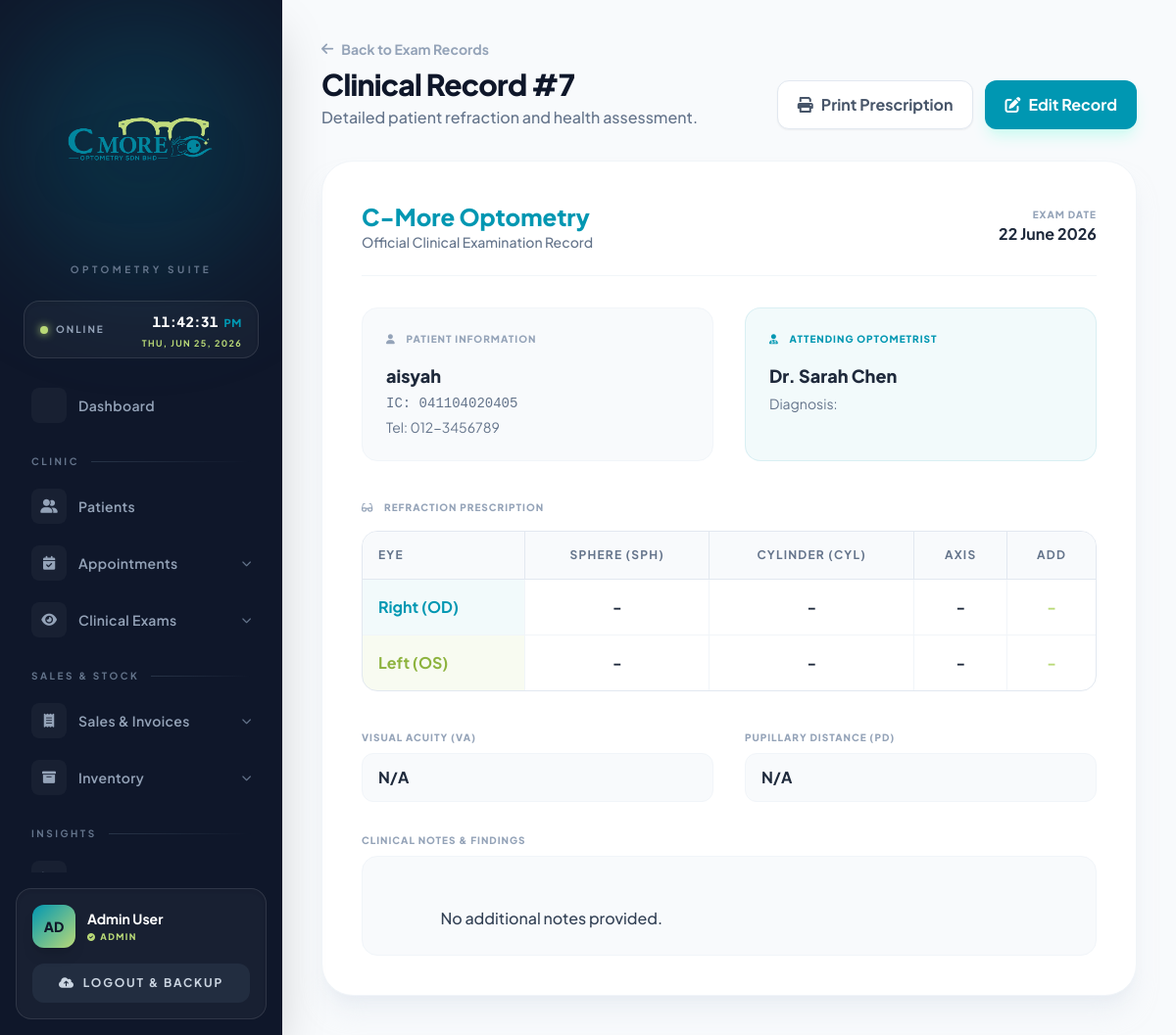
Screenshot of /exam_view.php?id=7 (signed in) with the database file from the repository.
### tables this page shows
CREATE TABLE `eye_examination` (
  `EXAM_ID` int(11) NOT NULL AUTO_INCREMENT,
  `PATIENT_ID` int(11) NOT NULL,
  `OPTOMETRIST_ID` int(11) NOT NULL,
  `EXAM_DATE` date NOT NULL,
  `VISUAL_ACUITY_RESULTS` text DEFAULT NULL,
  `PRESCRIPTION_RESULT` text DEFAULT NULL,
  `RE_SPH` varchar(10) DEFAULT NULL,
  `RE_CYL` varchar(10) DEFAULT NULL,
  `RE_AXIS` varchar(10) DEFAULT NULL,
  `RE_ADD` varchar(10) DEFAULT NULL,
  `LE_SPH` varchar(10) DEFAULT NULL,
  `LE_CYL` varchar(10) DEFAULT NULL,
  `LE_AXIS` varchar(10) DEFAULT NULL,
  `LE_ADD` varchar(10) DEFAULT NULL,
  `PD` varchar(10) DEFAULT NULL,
  `CLINICAL_NOTES` text DEFAULT NULL,
  PRIMARY KEY (`EXAM_ID`),
  KEY `fk_exam_patient` (`PATIENT_ID`),
  KEY `fk_exam_optom` (`OPTOMETRIST_ID`),
  CONSTRAINT `fk_exam_optom` FOREIGN KEY (`OPTOMETRIST_ID`) REFERENCES `user` (`USER_ID`) ON DELETE CASCADE,
  CONSTRAINT `fk_exam_patient` FOREIGN KEY (`PATIENT_ID`) REFERENCES `patient` (`PATIENT_ID`) ON DELETE CASCADE
);

CREATE TABLE `patient` (
  `PATIENT_ID` int(11) NOT NULL AUTO_INCREMENT,
  `NAME` varchar(100) NOT NULL,
  `IC_NUMBER` varchar(20) DEFAULT NULL,
  `PHONE_NUMBER` varchar(20) DEFAULT NULL,
  `ADDRESS` text DEFAULT NULL,
  `REGISTRATION_DATE` date NOT NULL,
  `CONNECTION_RELATIONSHIP` varchar(100) DEFAULT NULL,
  `FOLLOW_UP_INTERVAL` varchar(50) DEFAULT NULL,
  `COMPLAINTS` text DEFAULT NULL,
  PRIMARY KEY (`PATIENT_ID`),
  UNIQUE KEY `IC_NUMBER` (`IC_NUMBER`)
);

CREATE TABLE `user` (
  `USER_ID` int(11) NOT NULL AUTO_INCREMENT,
  `NAME` varchar(100) NOT NULL,
  `EMAIL` varchar(100) NOT NULL,
  `PASSWORD` varchar(255) NOT NULL,
  `ROLE` varchar(50) NOT NULL,
  `FIRST_LOGIN_OTP` tinyint(1) DEFAULT 1,
  PRIMARY KEY (`USER_ID`),
  UNIQUE KEY `EMAIL` (`EMAIL`)
);

### exam_view.php (the view, shortened to what this page needs)
<?php
include('config.php');
$exam_id = mysqli_real_escape_string($conn, $_GET['id']);
$query = "SELECT e.*, p.NAME as PATIENT_NAME, p.IC_NUMBER, p.PHONE_NUMBER, u.NAME as OPTOMETRIST_NAME
          FROM eye_examination e
          JOIN patient p ON e.PATIENT_ID = p.PATIENT_ID
          JOIN user u ON e.OPTOMETRIST_ID = u.USER_ID
          WHERE e.EXAM_ID = '$exam_id'";
$result = mysqli_query($conn, $query);
$exam = mysqli_fetch_assoc($result);
?>
<!DOCTYPE html>
<html lang="en">
<head>
    <script src="https://cdn.tailwindcss.com"></script>
    <link rel="stylesheet" href="https://cdnjs.cloudflare.com/ajax/libs/font-awesome/6.0.0/css/all.min.css">
</head>
<body class="bg-[#f8fafc] text-slate-900 flex h-screen overflow-hidden">
    <?php include('sidebar.php'); ?>
    <main class="flex-1 ml-72 h-screen overflow-y-auto p-10 custom-scrollbar">
        <div class="mb-8 flex justify-between items-end no-print">
            <div>
                <a href="exam.php" class="text-sm font-bold text-slate-400 hover:text-[#0097B2] transition flex items-center mb-2">
                    <i class="fa-solid fa-arrow-left mr-2"></i> Back to Exam Records
                </a>
                <h1 class="text-3xl font-black tracking-tight text-slate-900">Clinical Record #<?php echo $exam['EXAM_ID']; ?></h1>
                <p class="text-slate-500 font-medium mt-1">Detailed patient refraction and health assessment.</p>
            </div>
            <div class="flex space-x-3">
                <button onclick="printPrescription()" class="px-5 py-3 bg-white text-slate-600 font-bold rounded-xl border border-slate-200 hover:bg-slate-50 transition shadow-sm flex items-center">
                    <i class="fa-solid fa-print mr-2"></i> Print Prescription
                </button>
                <a href="exam_edit.php?id=<?php echo $exam['EXAM_ID']; ?>" class="px-5 py-3 bg-[#0097B2] text-white font-bold rounded-xl shadow-lg shadow-teal-100 hover:scale-105 transition flex items-center">
                    <i class="fa-solid fa-pen-to-square mr-2"></i> Edit Record
                </a>
            </div>
        </div>
        <div class="bg-white p-10 rounded-[2rem] shadow-xl shadow-slate-200/50 border border-slate-100">
            <div class="border-b border-slate-100 pb-6 mb-8 flex justify-between items-center">
                <div>
                    <h2 class="text-2xl font-black text-[#0097B2]">C-More Optometry</h2>
                    <p class="text-sm text-slate-500 font-medium">Official Clinical Examination Record</p>
                </div>
                <div class="text-right">
                    <p class="text-[10px] uppercase tracking-widest font-black text-slate-400">Exam Date</p>
                    <p class="font-bold text-slate-800"><?php echo date('d F Y', strtotime($exam['EXAM_DATE'])); ?></p>
                </div>
            </div>
            <div class="grid grid-cols-2 gap-8 mb-10">
                <div class="bg-slate-50 p-6 rounded-2xl border border-slate-100">
                    <p class="text-[10px] uppercase tracking-widest font-black text-slate-400 mb-4"><i class="fa-solid fa-user mr-2"></i> Patient Information</p>
                    <p class="text-lg font-black text-slate-800"><?php echo htmlspecialchars($exam['PATIENT_NAME']); ?></p>
                    <p class="text-sm text-slate-500 font-mono mt-1">IC: <?php echo htmlspecialchars($exam['IC_NUMBER']); ?></p>
                    <p class="text-sm text-slate-500 mt-1">Tel: <?php echo htmlspecialchars($exam['PHONE_NUMBER'] ?? 'N/A'); ?></p>
                </div>
                <div class="bg-[#0097B2]/5 p-6 rounded-2xl border border-[#0097B2]/10">
                    <p class="text-[10px] uppercase tracking-widest font-black text-[#0097B2] mb-4"><i class="fa-solid fa-user-doctor mr-2"></i> Attending Optometrist</p>
                    <p class="text-lg font-black text-slate-800"><?php echo htmlspecialchars($exam['OPTOMETRIST_NAME']); ?></p>
                    <p class="text-sm text-slate-500 mt-1">Diagnosis: <span class="font-bold text-slate-800"><?php echo htmlspecialchars($exam['PRESCRIPTION_RESULT'] ?? 'None'); ?></span></p>
                </div>
            </div>
            <div class="mb-10">
                <p class="text-[10px] uppercase tracking-widest font-black text-slate-400 mb-4"><i class="fa-solid fa-glasses mr-2"></i> Refraction Prescription</p>
                <div class="overflow-hidden rounded-2xl border border-slate-200">
                    <table class="w-full text-center">
                        <thead class="bg-slate-50 border-b border-slate-200 text-xs uppercase tracking-widest text-slate-500 font-black">
                            <tr>
                                <th class="p-4 border-r border-slate-200 text-left">Eye</th>
                                <th class="p-4 border-r border-slate-200">Sphere (SPH)</th>
                                <th class="p-4 border-r border-slate-200">Cylinder (CYL)</th>
                                <th class="p-4 border-r border-slate-200">Axis</th>
                                <th class="p-4">ADD</th>
                            </tr>
                        </thead>
                        <tbody class="font-bold text-slate-800">
                            <tr class="border-b border-slate-100">
                                <td class="p-4 border-r border-slate-100 text-left bg-[#0097B2]/5 text-[#0097B2]">Right (OD)</td>
                                <td class="p-4 border-r border-slate-100"><?php echo htmlspecialchars($exam['RE_SPH'] ?: '-'); ?></td>
                                <td class="p-4 border-r border-slate-100"><?php echo htmlspecialchars($exam['RE_CYL'] ?: '-'); ?></td>
                                <td class="p-4 border-r border-slate-100"><?php echo htmlspecialchars($exam['RE_AXIS'] ?: '-'); ?></td>
                                <td class="p-4 text-[#B9D977]"><?php echo htmlspecialchars($exam['RE_ADD'] ?: '-'); ?></td>
                            </tr>
                            <tr>
                                <td class="p-4 border-r border-slate-100 text-left bg-[#B9D977]/10 text-[#8db33e]">Left (OS)</td>
                                <td class="p-4 border-r border-slate-100"><?php echo htmlspecialchars($exam['LE_SPH'] ?: '-'); ?></td>
                                <td class="p-4 border-r border-slate-100"><?php echo htmlspecialchars($exam['LE_CYL'] ?: '-'); ?></td>
                                <td class="p-4 border-r border-slate-100"><?php echo htmlspecialchars($exam['LE_AXIS'] ?: '-'); ?></td>
                                <td class="p-4 text-[#B9D977]"><?php echo htmlspecialchars($exam['LE_ADD'] ?: '-'); ?></td>
                            </tr>
                        </tbody>
                    </table>
                </div>
            </div>
            <div class="grid grid-cols-2 gap-8 mb-8">
                <div>
                    <p class="text-[10px] uppercase tracking-widest font-black text-slate-400 mb-2">Visual Acuity (VA)</p>
                    <p class="font-bold text-slate-800 bg-slate-50 px-4 py-3 rounded-xl border border-slate-100"><?php echo htmlspecialchars($exam['VISUAL_ACUITY_RESULTS'] ?: 'N/A'); ?></p>
                </div>
                <div>
                    <p class="text-[10px] uppercase tracking-widest font-black text-slate-400 mb-2">Pupillary Distance (PD)</p>
                    <p class="font-bold text-slate-800 bg-slate-50 px-4 py-3 rounded-xl border border-slate-100"><?php echo htmlspecialchars($exam['PD'] ?: 'N/A'); ?></p>
                </div>
            </div>
            <div>
                <p class="text-[10px] uppercase tracking-widest font-black text-slate-400 mb-2">Clinical Notes & Findings</p>
                <div class="bg-slate-50 p-6 rounded-2xl border border-slate-100 text-slate-700 font-medium whitespace-pre-wrap leading-relaxed">
                    <?php echo htmlspecialchars($exam['CLINICAL_NOTES'] ?: 'No additional notes provided.'); ?>
                </div>
            </div>
        </div>
    </main>
</body>
</html>

### exam_view.php (style rules this page uses)
body { font-family: 'Plus Jakarta Sans', sans-serif; }

### rows the page displays
eye_examination: EXAM_ID "7", EXAM_DATE "22 June 2026", PATIENT_ID.NAME "aisyah", PATIENT_ID.IC_NUMBER "041104020405", PATIENT_ID.PHONE_NUMBER "012-3456789", OPTOMETRIST_ID.NAME "Dr. Sarah Chen", RE_SPH "-", RE_CYL "-", RE_AXIS "-", RE_ADD "-", LE_SPH "-", LE_CYL "-", LE_AXIS "-", LE_ADD "-", VISUAL_ACUITY_RESULTS "N/A", PD "N/A", CLINICAL_NOTES "No additional notes provided."

### other values shown
$label "Dashboard Patients"
$label "CLINIC SALES & STOCK INSIGHTS"
$label "Appointments Clinical Exams Sales & Invoices Inventory"
substr($_SESSION['NAME'], 0, 2) "AD"
$_SESSION['NAME'] "Admin User"
$user_role "ADMIN"
